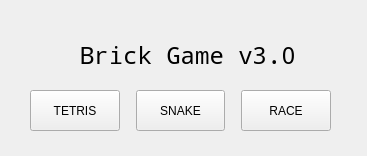
<?xml version="1.0" encoding="UTF-8"?>
<ui version="4.0">
 <class>MainWindow</class>
 <widget class="QMainWindow" name="MainWindow">
  <property name="geometry">
   <rect>
    <x>0</x>
    <y>0</y>
    <width>367</width>
    <height>156</height>
   </rect>
  </property>
  <property name="sizePolicy">
   <sizepolicy hsizetype="Fixed" vsizetype="Fixed">
    <horstretch>0</horstretch>
    <verstretch>0</verstretch>
   </sizepolicy>
  </property>
  <property name="minimumSize">
   <size>
    <width>300</width>
    <height>0</height>
   </size>
  </property>
  <property name="windowTitle">
   <string>Brick Game v3.0</string>
  </property>
  <property name="styleSheet">
   <string notr="true"/>
  </property>
  <widget class="QWidget" name="centralwidget">
   <widget class="QWidget" name="gridLayoutWidget">
    <property name="geometry">
     <rect>
      <x>30</x>
      <y>90</y>
      <width>301</width>
      <height>41</height>
     </rect>
    </property>
    <layout class="QGridLayout" name="gridLayout">
     <item row="0" column="0">
      <widget class="QPushButton" name="tetrisButton">
       <property name="sizePolicy">
        <sizepolicy hsizetype="Minimum" vsizetype="Preferred">
         <horstretch>0</horstretch>
         <verstretch>0</verstretch>
        </sizepolicy>
       </property>
       <property name="styleSheet">
        <string notr="true"/>
       </property>
       <property name="text">
        <string>TETRIS</string>
       </property>
      </widget>
     </item>
     <item row="0" column="4">
      <widget class="QPushButton" name="raceButton">
       <property name="sizePolicy">
        <sizepolicy hsizetype="Minimum" vsizetype="Preferred">
         <horstretch>0</horstretch>
         <verstretch>0</verstretch>
        </sizepolicy>
       </property>
       <property name="text">
        <string>RACE</string>
       </property>
      </widget>
     </item>
     <item row="0" column="1">
      <spacer name="horizontalSpacer">
       <property name="orientation">
        <enum>Qt::Horizontal</enum>
       </property>
       <property name="sizeType">
        <enum>QSizePolicy::Fixed</enum>
       </property>
       <property name="sizeHint" stdset="0">
        <size>
         <width>10</width>
         <height>20</height>
        </size>
       </property>
      </spacer>
     </item>
     <item row="0" column="2">
      <widget class="QPushButton" name="snakeButton">
       <property name="sizePolicy">
        <sizepolicy hsizetype="Minimum" vsizetype="Preferred">
         <horstretch>0</horstretch>
         <verstretch>0</verstretch>
        </sizepolicy>
       </property>
       <property name="styleSheet">
        <string notr="true"/>
       </property>
       <property name="text">
        <string>SNAKE</string>
       </property>
      </widget>
     </item>
     <item row="0" column="3">
      <spacer name="horizontalSpacer_2">
       <property name="orientation">
        <enum>Qt::Horizontal</enum>
       </property>
       <property name="sizeType">
        <enum>QSizePolicy::Fixed</enum>
       </property>
       <property name="sizeHint" stdset="0">
        <size>
         <width>10</width>
         <height>20</height>
        </size>
       </property>
      </spacer>
     </item>
    </layout>
   </widget>
   <widget class="QLabel" name="label">
    <property name="geometry">
     <rect>
      <x>80</x>
      <y>30</y>
      <width>216</width>
      <height>50</height>
     </rect>
    </property>
    <property name="font">
     <font>
      <family>Noto Mono</family>
      <pointsize>18</pointsize>
      <italic>false</italic>
      <bold>true</bold>
      <underline>false</underline>
      <strikeout>false</strikeout>
     </font>
    </property>
    <property name="text">
     <string>Brick Game v3.0</string>
    </property>
    <property name="textFormat">
     <enum>Qt::PlainText</enum>
    </property>
   </widget>
  </widget>
 </widget>
 <resources/>
 <connections/>
</ui>
